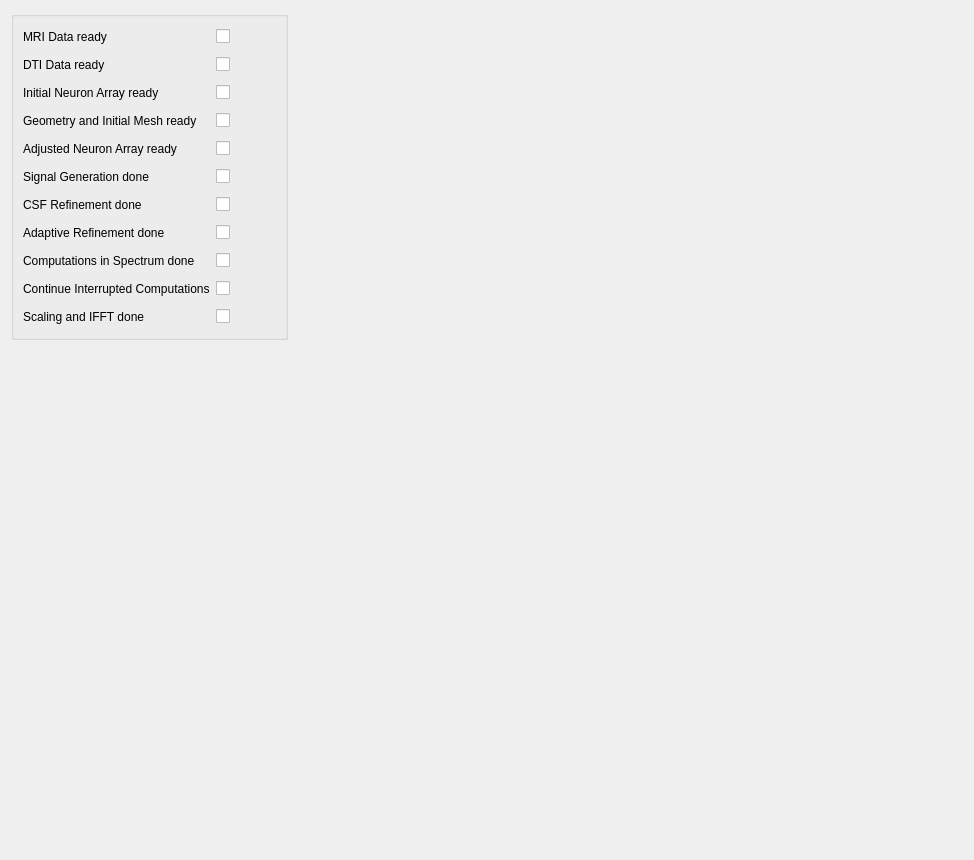
          <widget class="QWidget" name="scrollAreaWidgetContents">
           <property name="geometry">
            <rect>
             <x>0</x>
             <y>0</y>
             <width>974</width>
             <height>860</height>
            </rect>
           </property>
           <layout class="QGridLayout" name="gridLayout_17">
            <item row="3" column="0">
             <spacer name="verticalSpacer_7">
              <property name="orientation">
               <enum>Qt::Vertical</enum>
              </property>
              <property name="sizeHint" stdset="0">
               <size>
                <width>20</width>
                <height>40</height>
               </size>
              </property>
             </spacer>
            </item>
            <item row="0" column="0">
             <widget class="QGroupBox" name="groupBox_4">
              <property name="title">
               <string/>
              </property>
              <layout class="QGridLayout" name="gridLayout_7">
               <item row="0" column="0">
                <layout class="QGridLayout" name="gridLayout_18">
                 <property name="topMargin">
                  <number>0</number>
                 </property>
                 <item row="10" column="1">
                  <widget class="QCheckBox" name="checkBox_IFFT_Ready">
                   <property name="font">
                    <font/>
                   </property>
                   <property name="text">
                    <string/>
                   </property>
                  </widget>
                 </item>
                 <item row="1" column="1">
                  <widget class="QCheckBox" name="checkBox_Voxel_orr_DTI">
                   <property name="font">
                    <font/>
                   </property>
                   <property name="toolTip">
                    <string/>
                   </property>
                   <property name="text">
                    <string/>
                   </property>
                  </widget>
                 </item>
                 <item row="2" column="1">
                  <widget class="QCheckBox" name="checkBox_Init_Neuron_Model_Ready">
                   <property name="font">
                    <font/>
                   </property>
                   <property name="text">
                    <string/>
                   </property>
                  </widget>
                 </item>
                 <item row="6" column="0">
                  <widget class="QLabel" name="label_47">
                   <property name="font">
                    <font/>
                   </property>
                   <property name="text">
                    <string>CSF Refinement done</string>
                   </property>
                  </widget>
                 </item>
                 <item row="4" column="0">
                  <widget class="QLabel" name="label_45">
                   <property name="font">
                    <font/>
                   </property>
                   <property name="text">
                    <string>Adjusted Neuron Array ready</string>
                   </property>
                  </widget>
                 </item>
                 <item row="4" column="2">
                  <widget class="QPushButton" name="pushButton_Neuron_Model_Ready">
                   <property name="toolTip">
                    <string>&lt;html&gt;&lt;head/&gt;&lt;body&gt;&lt;p&gt;&lt;span style=&quot; font-family:'wf_segoe-ui_normal,Segoe UI,Segoe WP,Tahoma,Arial,sans-serif,serif,EmojiFont'; font-size:14pt; color:#212121; background-color:#ffffff;&quot;&gt;Check if Neuron array was already adjusted and Vert_of_Neural_model_NEURON.csv was created in Neuron_model_arrays/.&lt;/span&gt;&lt;/p&gt;&lt;/body&gt;&lt;/html&gt;</string>
                   </property>
                   <property name="text">
                    <string/>
                   </property>
                   <property name="icon">
                    <iconset resource="icons.qrc">
                     <normaloff>:/icons/icons/info.png</normaloff>:/icons/icons/info.png</iconset>
                   </property>
                   <property name="iconSize">
                    <size>
                     <width>24</width>
                     <height>24</height>
                    </size>
                   </property>
                   <property name="flat">
                    <bool>true</bool>
                   </property>
                  </widget>
                 </item>
                 <item row="2" column="2">
                  <widget class="QPushButton" name="pushButton_Init_Neuron_Model_Ready">
                   <property name="toolTip">
                    <string>&lt;html&gt;&lt;head/&gt;&lt;body&gt;&lt;p&gt;&lt;span style=&quot; font-size:14pt;&quot;&gt;Check if neuron array was not modified, and if All_neuron_models.csv and Neuron_model_misc.csv in Neuron_model_arrays/ are already created.&lt;/span&gt;&lt;/p&gt;&lt;p&gt;&lt;span style=&quot; font-size:14pt; font-weight:600;&quot;&gt;Important&lt;/span&gt;&lt;span style=&quot; font-size:14pt;&quot;&gt;: This step is also required for external neuron arrays to create meta data.&lt;/span&gt;&lt;/p&gt;&lt;/body&gt;&lt;/html&gt;</string>
                   </property>
                   <property name="text">
                    <string/>
                   </property>
                   <property name="icon">
                    <iconset resource="icons.qrc">
                     <normaloff>:/icons/icons/info.png</normaloff>:/icons/icons/info.png</iconset>
                   </property>
                   <property name="iconSize">
                    <size>
                     <width>24</width>
                     <height>24</height>
                    </size>
                   </property>
                   <property name="flat">
                    <bool>true</bool>
                   </property>
                  </widget>
                 </item>
                 <item row="9" column="1">
                  <widget class="QCheckBox" name="checkBox_Parallel_Computing_Interrupted">
                   <property name="font">
                    <font/>
                   </property>
                   <property name="text">
                    <string/>
                   </property>
                  </widget>
                 </item>
                 <item row="7" column="0">
                  <widget class="QLabel" name="label_48">
                   <property name="font">
                    <font/>
                   </property>
                   <property name="text">
                    <string>Adaptive Refinement done</string>
                   </property>
                  </widget>
                 </item>
                 <item row="3" column="2">
                  <widget class="QPushButton" name="pushButton_Init_Mesh_Ready">
                   <property name="toolTip">
                    <string>&lt;html&gt;&lt;head/&gt;&lt;body&gt;&lt;p&gt;&lt;span style=&quot; font-size:14pt;&quot;&gt;Check if geometry, initial mesh requirements, electrode and signal vector were not modifed, and if Mesh_unref.xml, Mesh_unref_facet_region.xml and Mesh_unref_physical_region.xml in Meshes/ are already created.&lt;/span&gt;&lt;/p&gt;&lt;/body&gt;&lt;/html&gt;</string>
                   </property>
                   <property name="text">
                    <string/>
                   </property>
                   <property name="icon">
                    <iconset resource="icons.qrc">
                     <normaloff>:/icons/icons/info.png</normaloff>:/icons/icons/info.png</iconset>
                   </property>
                   <property name="iconSize">
                    <size>
                     <width>24</width>
                     <height>24</height>
                    </size>
                   </property>
                   <property name="flat">
                    <bool>true</bool>
                   </property>
                  </widget>
                 </item>
                 <item row="9" column="0">
                  <widget class="QLabel" name="label_50">
                   <property name="font">
                    <font/>
                   </property>
                   <property name="text">
                    <string>Continue Interrupted Computations</string>
                   </property>
                  </widget>
                 </item>
                 <item row="1" column="0">
                  <widget class="QLabel" name="label_42">
                   <property name="font">
                    <font/>
                   </property>
                   <property name="text">
                    <string>DTI Data ready</string>
                   </property>
                  </widget>
                 </item>
                 <item row="8" column="1">
                  <widget class="QCheckBox" name="checkBox_Parallel_Computing_Ready">
                   <property name="font">
                    <font/>
                   </property>
                   <property name="text">
                    <string/>
                   </property>
                  </widget>
                 </item>
                 <item row="0" column="0">
                  <widget class="QLabel" name="label_41">
                   <property name="font">
                    <font/>
                   </property>
                   <property name="text">
                    <string>MRI Data ready</string>
                   </property>
                  </widget>
                 </item>
                 <item row="0" column="1">
                  <widget class="QCheckBox" name="checkBox_Voxel_orr_MRI">
                   <property name="font">
                    <font/>
                   </property>
                   <property name="toolTip">
                    <string/>
                   </property>
                   <property name="text">
                    <string/>
                   </property>
                  </widget>
                 </item>
                 <item row="2" column="0">
                  <widget class="QLabel" name="label_43">
                   <property name="font">
                    <font/>
                   </property>
                   <property name="text">
                    <string>Initial Neuron Array ready</string>
                   </property>
                  </widget>
                 </item>
                 <item row="8" column="0">
                  <widget class="QLabel" name="label_49">
                   <property name="font">
                    <font/>
                   </property>
                   <property name="text">
                    <string>Computations in Spectrum done</string>
                   </property>
                  </widget>
                 </item>
                 <item row="3" column="0">
                  <widget class="QLabel" name="label_44">
                   <property name="font">
                    <font/>
                   </property>
                   <property name="text">
                    <string>Geometry and Initial Mesh ready</string>
                   </property>
                  </widget>
                 </item>
                 <item row="7" column="1">
                  <widget class="QCheckBox" name="checkBox_Adapted_Mesh_Ready">
                   <property name="font">
                    <font/>
                   </property>
                   <property name="text">
                    <string/>
                   </property>
                  </widget>
                 </item>
                 <item row="6" column="2">
                  <widget class="QPushButton" name="pushButton_CSF_Mesh_Ready">
                   <property name="toolTip">
                    <string>&lt;html&gt;&lt;head/&gt;&lt;body&gt;&lt;p&gt;&lt;span style=&quot; font-size:14pt;&quot;&gt;Check if the mesh has already undergone CSF refinement, and CSF_ref/mesh_adapt_CSF(Scaling_number).xml.gz was saved in CSF_ref/. Not relevant if mesh refinement is skipped.&lt;/span&gt;&lt;/p&gt;&lt;/body&gt;&lt;/html&gt;</string>
                   </property>
                   <property name="text">
                    <string/>
                   </property>
                   <property name="icon">
                    <iconset resource="icons.qrc">
                     <normaloff>:/icons/icons/info.png</normaloff>:/icons/icons/info.png</iconset>
                   </property>
                   <property name="iconSize">
                    <size>
                     <width>24</width>
                     <height>24</height>
                    </size>
                   </property>
                   <property name="flat">
                    <bool>true</bool>
                   </property>
                  </widget>
                 </item>
                 <item row="5" column="0">
                  <widget class="QLabel" name="label_46">
                   <property name="font">
                    <font/>
                   </property>
                   <property name="text">
                    <string>Signal Generation done</string>
                   </property>
                  </widget>
                 </item>
                 <item row="0" column="2">
                  <widget class="QPushButton" name="pushButton_Voxel_orr_MRI">
                   <property name="toolTip">
                    <string>&lt;html&gt;&lt;head/&gt;&lt;body&gt;&lt;p&gt;&lt;span style=&quot; font-size:14pt;&quot;&gt;Check if provided MRI data was already processed by the platform and corresponding files were saved in MRI_DTI_derived/.&lt;/span&gt;&lt;/p&gt;&lt;/body&gt;&lt;/html&gt;</string>
                   </property>
                   <property name="text">
                    <string/>
                   </property>
                   <property name="icon">
                    <iconset resource="icons.qrc">
                     <normaloff>:/icons/icons/info.png</normaloff>:/icons/icons/info.png</iconset>
                   </property>
                   <property name="iconSize">
                    <size>
                     <width>24</width>
                     <height>24</height>
                    </size>
                   </property>
                   <property name="flat">
                    <bool>true</bool>
                   </property>
                  </widget>
                 </item>
                 <item row="3" column="1">
                  <widget class="QCheckBox" name="checkBox_Init_Mesh_Ready">
                   <property name="font">
                    <font/>
                   </property>
                   <property name="toolTip">
                    <string>If initial mesh files were already prepared, folder &quot;Meshes&quot; will be preserved</string>
                   </property>
                   <property name="text">
                    <string/>
                   </property>
                  </widget>
                 </item>
                 <item row="9" column="2">
                  <widget class="QPushButton" name="pushButton_Parallel_Computing_Interrupted">
                   <property name="toolTip">
                    <string>&lt;html&gt;&lt;head/&gt;&lt;body&gt;&lt;p&gt;&lt;span style=&quot; font-size:14pt;&quot;&gt;Check if parallel computations in the frequency spectrum were interrupted. OSS Platform will continue from the last frequency pack.&lt;/span&gt;&lt;/p&gt;&lt;p&gt;&lt;span style=&quot; font-size:14pt; font-weight:600;&quot;&gt;Important&lt;/span&gt;&lt;span style=&quot; font-size:14pt;&quot;&gt;: Currently, you can't change the size of frequency pack, i.e. number of processors.&lt;/span&gt;&lt;/p&gt;&lt;/body&gt;&lt;/html&gt;</string>
                   </property>
                   <property name="text">
                    <string/>
                   </property>
                   <property name="icon">
                    <iconset resource="icons.qrc">
                     <normaloff>:/icons/icons/info.png</normaloff>:/icons/icons/info.png</iconset>
                   </property>
                   <property name="iconSize">
                    <size>
                     <width>24</width>
                     <height>24</height>
                    </size>
                   </property>
                   <property name="flat">
                    <bool>true</bool>
                   </property>
                  </widget>
                 </item>
                 <item row="10" column="0">
                  <widget class="QLabel" name="label_51">
                   <property name="font">
                    <font/>
                   </property>
                   <property name="text">
                    <string>Scaling and IFFT done</string>
                   </property>
                  </widget>
                 </item>
                 <item row="6" column="1">
                  <widget class="QCheckBox" name="checkBox_CSF_Mesh_Ready">
                   <property name="font">
                    <font/>
                   </property>
                   <property name="text">
                    <string/>
                   </property>
                  </widget>
                 </item>
                 <item row="7" column="2">
                  <widget class="QPushButton" name="pushButton_Adapted_Mesh_Ready">
                   <property name="toolTip">
                    <string>&lt;html&gt;&lt;head/&gt;&lt;body&gt;&lt;p&gt;&lt;span style=&quot; font-size:14pt;&quot;&gt;Check if the mesh has undergone adaptive refinement, and mesh_adapt.xml.gz was saved in Results_adaptive/. Not relevant if mesh refinement is skipped.&lt;/span&gt;&lt;/p&gt;&lt;/body&gt;&lt;/html&gt;</string>
                   </property>
                   <property name="text">
                    <string/>
                   </property>
                   <property name="icon">
                    <iconset resource="icons.qrc">
                     <normaloff>:/icons/icons/info.png</normaloff>:/icons/icons/info.png</iconset>
                   </property>
                   <property name="iconSize">
                    <size>
                     <width>24</width>
                     <height>24</height>
                    </size>
                   </property>
                   <property name="flat">
                    <bool>true</bool>
                   </property>
                  </widget>
                 </item>
                 <item row="4" column="1">
                  <widget class="QCheckBox" name="checkBox_Adjusted_Neuron_Model_Ready">
                   <property name="font">
                    <font/>
                   </property>
                   <property name="text">
                    <string/>
                   </property>
                  </widget>
                 </item>
                 <item row="5" column="2">
                  <widget class="QPushButton" name="pushButton_Signl_Generation_Ready">
                   <property name="toolTip">
                    <string>&lt;html&gt;&lt;head/&gt;&lt;body&gt;&lt;p&gt;&lt;span style=&quot; font-size:14pt;&quot;&gt;Check if the DBS signal was already created. Important: If the amplitude of the signal on contacts is changed proportionally (so that the field shape is preserved), you can exploit linear properties of the system and change the amplitude with 'Signal Scaling' instead.&lt;/span&gt;&lt;/p&gt;&lt;p&gt;&lt;span style=&quot; font-size:14pt; font-weight:600;&quot;&gt;Important&lt;/span&gt;&lt;span style=&quot; font-size:14pt;&quot;&gt;: The Signal Scaling can be applied in voltage-controlled stimulation or current-controlled stimulation with two sources (including the ground).&lt;/span&gt;&lt;/p&gt;&lt;/body&gt;&lt;/html&gt;</string>
                   </property>
                   <property name="text">
                    <string/>
                   </property>
                   <property name="icon">
                    <iconset resource="icons.qrc">
                     <normaloff>:/icons/icons/info.png</normaloff>:/icons/icons/info.png</iconset>
                   </property>
                   <property name="iconSize">
                    <size>
                     <width>24</width>
                     <height>24</height>
                    </size>
                   </property>
                   <property name="flat">
                    <bool>true</bool>
                   </property>
                  </widget>
                 </item>
                 <item row="10" column="2">
                  <widget class="QPushButton" name="pushButton_IFFT_Ready">
                   <property name="toolTip">
                    <string>&lt;html&gt;&lt;head/&gt;&lt;body&gt;&lt;p&gt;&lt;span style=&quot; font-size:14pt;&quot;&gt;Check if Field scaling and IFFT were already completed.&lt;/span&gt;&lt;/p&gt;&lt;/body&gt;&lt;/html&gt;</string>
                   </property>
                   <property name="text">
                    <string/>
                   </property>
                   <property name="icon">
                    <iconset resource="icons.qrc">
                     <normaloff>:/icons/icons/info.png</normaloff>:/icons/icons/info.png</iconset>
                   </property>
                   <property name="iconSize">
                    <size>
                     <width>24</width>
                     <height>24</height>
                    </size>
                   </property>
                   <property name="flat">
                    <bool>true</bool>
                   </property>
                  </widget>
                 </item>
                 <item row="5" column="1">
                  <widget class="QCheckBox" name="checkBox_Signal_Generation_Ready">
                   <property name="font">
                    <font/>
                   </property>
                   <property name="text">
                    <string/>
                   </property>
                  </widget>
                 </item>
                 <item row="1" column="2">
                  <widget class="QPushButton" name="pushButton_Voxel_orr_DTI">
                   <property name="toolTip">
                    <string>&lt;html&gt;&lt;head/&gt;&lt;body&gt;&lt;p&gt;&lt;span style=&quot; font-size:14pt;&quot;&gt;Check if provided DTI data was already processed by the platform and corresponding files were saved in MRI_DTI_derived/.&lt;/span&gt;&lt;/p&gt;&lt;p&gt;&lt;span style=&quot; font-size:14pt; font-weight:600;&quot;&gt;Important&lt;/span&gt;&lt;span style=&quot; font-size:14pt;&quot;&gt;: Meta data of DTI is dependent on MRI data, so if MRI data was reprocessed, DTI data should be also reprocessed.&lt;/span&gt;&lt;/p&gt;&lt;/body&gt;&lt;/html&gt;</string>
                   </property>
                   <property name="text">
                    <string/>
                   </property>
                   <property name="icon">
                    <iconset resource="icons.qrc">
                     <normaloff>:/icons/icons/info.png</normaloff>:/icons/icons/info.png</iconset>
                   </property>
                   <property name="iconSize">
                    <size>
                     <width>24</width>
                     <height>24</height>
                    </size>
                   </property>
                   <property name="flat">
                    <bool>true</bool>
                   </property>
                  </widget>
                 </item>
                 <item row="8" column="2">
                  <widget class="QPushButton" name="pushButton_Parallel_Computing_Ready">
                   <property name="toolTip">
                    <string>&lt;html&gt;&lt;head/&gt;&lt;body&gt;&lt;p&gt;&lt;span style=&quot; font-size:14pt;&quot;&gt;Check if parallel computations in the frequency spectrum were already fully completed. &lt;/span&gt;&lt;/p&gt;&lt;/body&gt;&lt;/html&gt;</string>
                   </property>
                   <property name="text">
                    <string/>
                   </property>
                   <property name="icon">
                    <iconset resource="icons.qrc">
                     <normaloff>:/icons/icons/info.png</normaloff>:/icons/icons/info.png</iconset>
                   </property>
                   <property name="iconSize">
                    <size>
                     <width>24</width>
                     <height>24</height>
                    </size>
                   </property>
                   <property name="flat">
                    <bool>true</bool>
                   </property>
                  </widget>
                 </item>
                </layout>
               </item>
              </layout>
             </widget>
            </item>
            <item row="0" column="1">
             <spacer name="horizontalSpacer_112">
              <property name="orientation">
               <enum>Qt::Horizontal</enum>
              </property>
              <property name="sizeHint" stdset="0">
               <size>
                <width>40</width>
                <height>20</height>
               </size>
              </property>
             </spacer>
            </item>
           </layout>
          </widget>
